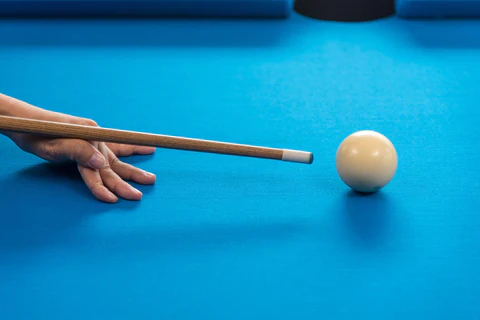
#> input picture Python/Test_Code/test_1.png, 480 x 320 px
$ python Image_To_G.py
#> lines starting #> are read from the running program, lines starting #| are printed output that depends on the picture
from PIL import Image
import numpy as np

R_COEF = 0.299
B_COEF = 0.114
G_COEF = 0.587

# na =  np.array([[[255,   0,   0],                      # Red
#         [  0, 255,   0],                      # Green
#         [  0,   0, 255]],                     # Blue

#        [[  0,   0,   0],                      # Black
#         [255, 255, 255],                      # White
#         [126, 126, 126]]], dtype=np.uint8)                     # Mid gray

na = np.array(Image.open('test_1.png'))
#> na is the input picture: shape (320, 480, 4); mean R, G, B, A 17.1, 142, 188.8, 255

def convert_to_grayscale(img):
    for i in range(len(img)):
        for j in range(len(img[i])):
            r=None
            g=None
            b=None
            for k in range(3):
                if r == None:
                    r=img[i][j][k]
                elif g == None:
                    g=img[i][j][k]
                elif b == None:
                    b=img[i][j][k]
            grayscale = (r*R_COEF)+(g*G_COEF)+(b*B_COEF)
            for k in range(3):
                img[i][j][k] = grayscale
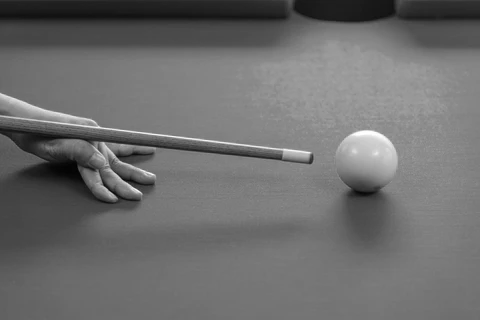
#> img: shape (320, 480, 4); mean R, G, B, A 109.5, 109.5, 109.5, 255


def main():
    convert_to_grayscale(na)
    print(na)
#> (printed output is left out)
    result = Image.fromarray(na)
    result.save('result.png')
    Image.open('result.png').convert('RGB')

main()
